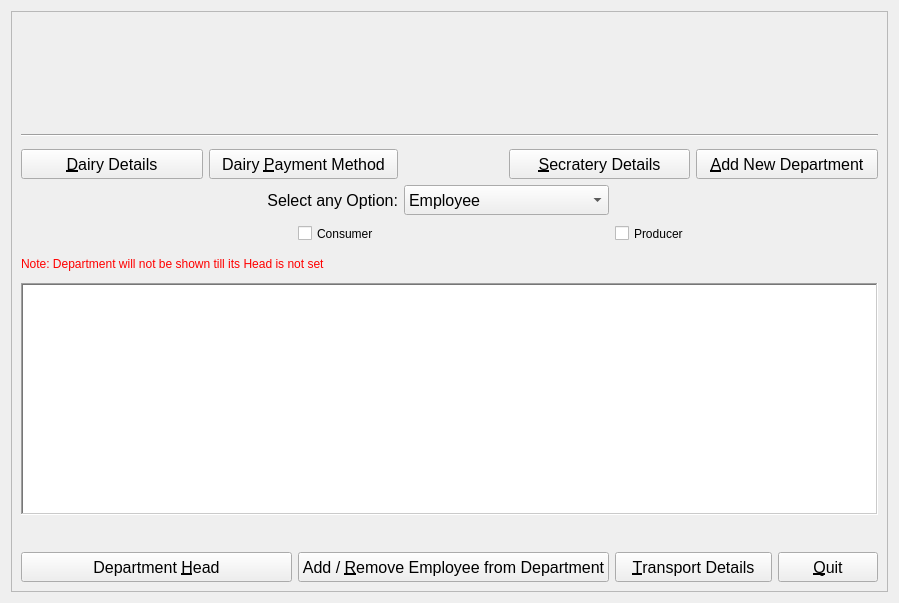
<?xml version="1.0" encoding="UTF-8"?>
<ui version="4.0">
 <class>MyDairy</class>
 <widget class="QWidget" name="MyDairy">
  <property name="geometry">
   <rect>
    <x>0</x>
    <y>0</y>
    <width>899</width>
    <height>603</height>
   </rect>
  </property>
  <property name="sizePolicy">
   <sizepolicy hsizetype="Preferred" vsizetype="Preferred">
    <horstretch>0</horstretch>
    <verstretch>0</verstretch>
   </sizepolicy>
  </property>
  <property name="minimumSize">
   <size>
    <width>0</width>
    <height>0</height>
   </size>
  </property>
  <property name="maximumSize">
   <size>
    <width>16777215</width>
    <height>16777215</height>
   </size>
  </property>
  <property name="windowTitle">
   <string>My Dairy Details</string>
  </property>
  <layout class="QGridLayout" name="gridLayout">
   <item row="0" column="0">
    <widget class="QScrollArea" name="scrollArea">
     <property name="horizontalScrollBarPolicy">
      <enum>Qt::ScrollBarAsNeeded</enum>
     </property>
     <property name="widgetResizable">
      <bool>true</bool>
     </property>
     <property name="alignment">
      <set>Qt::AlignJustify|Qt::AlignVCenter</set>
     </property>
     <widget class="QWidget" name="scrollAreaWidgetContents">
      <property name="geometry">
       <rect>
        <x>0</x>
        <y>0</y>
        <width>879</width>
        <height>583</height>
       </rect>
      </property>
      <layout class="QGridLayout" name="gridLayout_2">
       <item row="0" column="0" rowspan="3">
        <widget class="QLabel" name="dairyLogo">
         <property name="sizePolicy">
          <sizepolicy hsizetype="Fixed" vsizetype="Fixed">
           <horstretch>0</horstretch>
           <verstretch>0</verstretch>
          </sizepolicy>
         </property>
         <property name="minimumSize">
          <size>
           <width>100</width>
           <height>100</height>
          </size>
         </property>
         <property name="maximumSize">
          <size>
           <width>100</width>
           <height>100</height>
          </size>
         </property>
         <property name="cursor">
          <cursorShape>ForbiddenCursor</cursorShape>
         </property>
         <property name="toolTip">
          <string>Dairy logo</string>
         </property>
         <property name="text">
          <string>&lt;html&gt;&lt;head/&gt;&lt;body&gt;&lt;p&gt;&lt;img height=&quot;100&quot; width=&quot;100&quot; src=&quot;:/E:/Qt projects/Milk_Dairy_Software/insert_Images/milk_dairy_logo.jpg&quot;/&gt;&lt;/p&gt;&lt;/body&gt;&lt;/html&gt;</string>
         </property>
        </widget>
       </item>
       <item row="0" column="1" colspan="7">
        <widget class="QLabel" name="dairyNameLabel">
         <property name="sizePolicy">
          <sizepolicy hsizetype="Preferred" vsizetype="Fixed">
           <horstretch>0</horstretch>
           <verstretch>0</verstretch>
          </sizepolicy>
         </property>
         <property name="minimumSize">
          <size>
           <width>0</width>
           <height>40</height>
          </size>
         </property>
         <property name="maximumSize">
          <size>
           <width>16777215</width>
           <height>40</height>
          </size>
         </property>
         <property name="baseSize">
          <size>
           <width>0</width>
           <height>0</height>
          </size>
         </property>
         <property name="font">
          <font>
           <pointsize>12</pointsize>
           <weight>75</weight>
           <bold>true</bold>
          </font>
         </property>
         <property name="toolTip">
          <string>Dairy Name</string>
         </property>
         <property name="text">
          <string/>
         </property>
         <property name="alignment">
          <set>Qt::AlignCenter</set>
         </property>
         <property name="wordWrap">
          <bool>true</bool>
         </property>
        </widget>
       </item>
       <item row="0" column="8" rowspan="3">
        <widget class="QLabel" name="ownerPhoto">
         <property name="sizePolicy">
          <sizepolicy hsizetype="Fixed" vsizetype="Fixed">
           <horstretch>0</horstretch>
           <verstretch>0</verstretch>
          </sizepolicy>
         </property>
         <property name="minimumSize">
          <size>
           <width>100</width>
           <height>100</height>
          </size>
         </property>
         <property name="maximumSize">
          <size>
           <width>100</width>
           <height>100</height>
          </size>
         </property>
         <property name="cursor">
          <cursorShape>ForbiddenCursor</cursorShape>
         </property>
         <property name="toolTip">
          <string>Dairy Secratory image</string>
         </property>
         <property name="styleSheet">
          <string notr="true"/>
         </property>
         <property name="text">
          <string>&lt;html&gt;&lt;head/&gt;&lt;body&gt;&lt;p&gt;&lt;img height=&quot;100&quot; width=&quot;100&quot; src=&quot;:/E:/Qt projects/Milk_Dairy_Software/insert_Images/no_user.png&quot;/&gt;&lt;/p&gt;&lt;/body&gt;&lt;/html&gt;</string>
         </property>
        </widget>
       </item>
       <item row="1" column="1" colspan="7">
        <widget class="QLabel" name="tagLabel">
         <property name="sizePolicy">
          <sizepolicy hsizetype="Preferred" vsizetype="Fixed">
           <horstretch>0</horstretch>
           <verstretch>0</verstretch>
          </sizepolicy>
         </property>
         <property name="minimumSize">
          <size>
           <width>0</width>
           <height>20</height>
          </size>
         </property>
         <property name="maximumSize">
          <size>
           <width>16777215</width>
           <height>20</height>
          </size>
         </property>
         <property name="font">
          <font>
           <pointsize>9</pointsize>
          </font>
         </property>
         <property name="toolTip">
          <string>dairy tag line</string>
         </property>
         <property name="text">
          <string/>
         </property>
         <property name="alignment">
          <set>Qt::AlignCenter</set>
         </property>
         <property name="wordWrap">
          <bool>true</bool>
         </property>
        </widget>
       </item>
       <item row="2" column="1" colspan="3">
        <widget class="QLabel" name="dIDLable">
         <property name="sizePolicy">
          <sizepolicy hsizetype="Preferred" vsizetype="Fixed">
           <horstretch>0</horstretch>
           <verstretch>0</verstretch>
          </sizepolicy>
         </property>
         <property name="minimumSize">
          <size>
           <width>0</width>
           <height>20</height>
          </size>
         </property>
         <property name="maximumSize">
          <size>
           <width>16777215</width>
           <height>20</height>
          </size>
         </property>
         <property name="toolTip">
          <string>Dairy ID</string>
         </property>
         <property name="text">
          <string/>
         </property>
         <property name="wordWrap">
          <bool>true</bool>
         </property>
        </widget>
       </item>
       <item row="2" column="4" colspan="4">
        <widget class="QLabel" name="ownerLabel">
         <property name="sizePolicy">
          <sizepolicy hsizetype="Preferred" vsizetype="Fixed">
           <horstretch>0</horstretch>
           <verstretch>0</verstretch>
          </sizepolicy>
         </property>
         <property name="minimumSize">
          <size>
           <width>0</width>
           <height>20</height>
          </size>
         </property>
         <property name="maximumSize">
          <size>
           <width>16777215</width>
           <height>20</height>
          </size>
         </property>
         <property name="toolTip">
          <string>Dairy Secratery name</string>
         </property>
         <property name="text">
          <string/>
         </property>
         <property name="alignment">
          <set>Qt::AlignRight|Qt::AlignTrailing|Qt::AlignVCenter</set>
         </property>
         <property name="wordWrap">
          <bool>true</bool>
         </property>
        </widget>
       </item>
       <item row="3" column="0" colspan="9">
        <widget class="Line" name="line">
         <property name="sizePolicy">
          <sizepolicy hsizetype="Preferred" vsizetype="Fixed">
           <horstretch>0</horstretch>
           <verstretch>0</verstretch>
          </sizepolicy>
         </property>
         <property name="minimumSize">
          <size>
           <width>0</width>
           <height>16</height>
          </size>
         </property>
         <property name="maximumSize">
          <size>
           <width>16777215</width>
           <height>16</height>
          </size>
         </property>
         <property name="orientation">
          <enum>Qt::Horizontal</enum>
         </property>
        </widget>
       </item>
       <item row="4" column="0" colspan="2">
        <widget class="QPushButton" name="dDetailsButton">
         <property name="sizePolicy">
          <sizepolicy hsizetype="Preferred" vsizetype="Fixed">
           <horstretch>0</horstretch>
           <verstretch>0</verstretch>
          </sizepolicy>
         </property>
         <property name="minimumSize">
          <size>
           <width>0</width>
           <height>30</height>
          </size>
         </property>
         <property name="maximumSize">
          <size>
           <width>16777215</width>
           <height>30</height>
          </size>
         </property>
         <property name="font">
          <font>
           <pointsize>12</pointsize>
          </font>
         </property>
         <property name="cursor">
          <cursorShape>PointingHandCursor</cursorShape>
         </property>
         <property name="toolTip">
          <string>show dairy details</string>
         </property>
         <property name="text">
          <string>&amp;Dairy Details</string>
         </property>
        </widget>
       </item>
       <item row="4" column="2" colspan="2">
        <widget class="QPushButton" name="dPaymentButton">
         <property name="sizePolicy">
          <sizepolicy hsizetype="Preferred" vsizetype="Fixed">
           <horstretch>0</horstretch>
           <verstretch>0</verstretch>
          </sizepolicy>
         </property>
         <property name="minimumSize">
          <size>
           <width>0</width>
           <height>30</height>
          </size>
         </property>
         <property name="maximumSize">
          <size>
           <width>16777215</width>
           <height>30</height>
          </size>
         </property>
         <property name="font">
          <font>
           <pointsize>12</pointsize>
          </font>
         </property>
         <property name="cursor">
          <cursorShape>PointingHandCursor</cursorShape>
         </property>
         <property name="toolTip">
          <string>show dairy payment information.</string>
         </property>
         <property name="text">
          <string>Dairy &amp;Payment Method</string>
         </property>
        </widget>
       </item>
       <item row="4" column="5" colspan="2">
        <widget class="QPushButton" name="oDetailsButton">
         <property name="sizePolicy">
          <sizepolicy hsizetype="Preferred" vsizetype="Fixed">
           <horstretch>0</horstretch>
           <verstretch>0</verstretch>
          </sizepolicy>
         </property>
         <property name="minimumSize">
          <size>
           <width>0</width>
           <height>30</height>
          </size>
         </property>
         <property name="maximumSize">
          <size>
           <width>16777215</width>
           <height>30</height>
          </size>
         </property>
         <property name="font">
          <font>
           <pointsize>12</pointsize>
          </font>
         </property>
         <property name="cursor">
          <cursorShape>PointingHandCursor</cursorShape>
         </property>
         <property name="toolTip">
          <string>show dairy secratery details</string>
         </property>
         <property name="text">
          <string>&amp;Secratery Details</string>
         </property>
        </widget>
       </item>
       <item row="4" column="7" colspan="2">
        <widget class="QPushButton" name="nDeparmentButton">
         <property name="sizePolicy">
          <sizepolicy hsizetype="Preferred" vsizetype="Fixed">
           <horstretch>0</horstretch>
           <verstretch>0</verstretch>
          </sizepolicy>
         </property>
         <property name="minimumSize">
          <size>
           <width>0</width>
           <height>30</height>
          </size>
         </property>
         <property name="maximumSize">
          <size>
           <width>16777215</width>
           <height>30</height>
          </size>
         </property>
         <property name="font">
          <font>
           <pointsize>12</pointsize>
          </font>
         </property>
         <property name="cursor">
          <cursorShape>PointingHandCursor</cursorShape>
         </property>
         <property name="toolTip">
          <string>add new department in dairy</string>
         </property>
         <property name="text">
          <string>&amp;Add New Department</string>
         </property>
        </widget>
       </item>
       <item row="5" column="4" colspan="2">
        <widget class="QComboBox" name="optionBox">
         <property name="minimumSize">
          <size>
           <width>0</width>
           <height>30</height>
          </size>
         </property>
         <property name="maximumSize">
          <size>
           <width>16777215</width>
           <height>30</height>
          </size>
         </property>
         <property name="font">
          <font>
           <pointsize>12</pointsize>
          </font>
         </property>
         <property name="cursor">
          <cursorShape>PointingHandCursor</cursorShape>
         </property>
         <property name="toolTip">
          <string>select any option</string>
         </property>
         <item>
          <property name="text">
           <string>Employee</string>
          </property>
         </item>
         <item>
          <property name="text">
           <string>Customer</string>
          </property>
         </item>
         <item>
          <property name="text">
           <string>Department</string>
          </property>
         </item>
         <item>
          <property name="text">
           <string>Local Branch</string>
          </property>
         </item>
         <item>
          <property name="text">
           <string>High Branch</string>
          </property>
         </item>
        </widget>
       </item>
       <item row="6" column="3" colspan="2">
        <widget class="QCheckBox" name="consumerBox">
         <property name="sizePolicy">
          <sizepolicy hsizetype="Preferred" vsizetype="Fixed">
           <horstretch>0</horstretch>
           <verstretch>0</verstretch>
          </sizepolicy>
         </property>
         <property name="minimumSize">
          <size>
           <width>0</width>
           <height>25</height>
          </size>
         </property>
         <property name="maximumSize">
          <size>
           <width>16777215</width>
           <height>25</height>
          </size>
         </property>
         <property name="cursor">
          <cursorShape>PointingHandCursor</cursorShape>
         </property>
         <property name="toolTip">
          <string>show/hide consumer in table</string>
         </property>
         <property name="text">
          <string>Consumer</string>
         </property>
        </widget>
       </item>
       <item row="6" column="6" colspan="2">
        <widget class="QCheckBox" name="producerBox">
         <property name="sizePolicy">
          <sizepolicy hsizetype="Preferred" vsizetype="Fixed">
           <horstretch>0</horstretch>
           <verstretch>0</verstretch>
          </sizepolicy>
         </property>
         <property name="minimumSize">
          <size>
           <width>0</width>
           <height>25</height>
          </size>
         </property>
         <property name="maximumSize">
          <size>
           <width>16777215</width>
           <height>25</height>
          </size>
         </property>
         <property name="cursor">
          <cursorShape>PointingHandCursor</cursorShape>
         </property>
         <property name="toolTip">
          <string>show/hide producer in table</string>
         </property>
         <property name="text">
          <string>Producer</string>
         </property>
        </widget>
       </item>
       <item row="7" column="0" colspan="8">
        <widget class="QLabel" name="tabelHeadLabel">
         <property name="sizePolicy">
          <sizepolicy hsizetype="Preferred" vsizetype="Fixed">
           <horstretch>0</horstretch>
           <verstretch>0</verstretch>
          </sizepolicy>
         </property>
         <property name="minimumSize">
          <size>
           <width>0</width>
           <height>25</height>
          </size>
         </property>
         <property name="maximumSize">
          <size>
           <width>16777215</width>
           <height>25</height>
          </size>
         </property>
         <property name="text">
          <string>&lt;html&gt;&lt;p&gt;&lt;font color=&quot;red&quot;&gt;Note: Department will not be shown till its Head is not set&lt;/font&gt;&lt;/p&gt;&lt;/html&gt;</string>
         </property>
         <property name="wordWrap">
          <bool>true</bool>
         </property>
         <property name="buddy">
          <cstring>tableWidget</cstring>
         </property>
        </widget>
       </item>
       <item row="8" column="0" colspan="9">
        <widget class="QTableWidget" name="tableWidget">
         <property name="sizePolicy">
          <sizepolicy hsizetype="Preferred" vsizetype="Fixed">
           <horstretch>0</horstretch>
           <verstretch>0</verstretch>
          </sizepolicy>
         </property>
         <property name="minimumSize">
          <size>
           <width>0</width>
           <height>200</height>
          </size>
         </property>
         <property name="maximumSize">
          <size>
           <width>16777215</width>
           <height>300</height>
          </size>
         </property>
         <property name="cursor" stdset="0">
          <cursorShape>PointingHandCursor</cursorShape>
         </property>
         <property name="autoFillBackground">
          <bool>true</bool>
         </property>
         <property name="frameShape">
          <enum>QFrame::WinPanel</enum>
         </property>
         <property name="lineWidth">
          <number>4</number>
         </property>
         <property name="editTriggers">
          <set>QAbstractItemView::NoEditTriggers</set>
         </property>
         <property name="showDropIndicator" stdset="0">
          <bool>false</bool>
         </property>
         <property name="alternatingRowColors">
          <bool>true</bool>
         </property>
         <property name="selectionBehavior">
          <enum>QAbstractItemView::SelectRows</enum>
         </property>
         <property name="verticalScrollMode">
          <enum>QAbstractItemView::ScrollPerPixel</enum>
         </property>
         <property name="horizontalScrollMode">
          <enum>QAbstractItemView::ScrollPerPixel</enum>
         </property>
         <property name="cornerButtonEnabled">
          <bool>false</bool>
         </property>
         <attribute name="horizontalHeaderDefaultSectionSize">
          <number>200</number>
         </attribute>
         <attribute name="horizontalHeaderMinimumSectionSize">
          <number>200</number>
         </attribute>
        </widget>
       </item>
       <item row="9" column="0" colspan="2">
        <widget class="QLabel" name="totalLabel">
         <property name="sizePolicy">
          <sizepolicy hsizetype="Preferred" vsizetype="Fixed">
           <horstretch>0</horstretch>
           <verstretch>0</verstretch>
          </sizepolicy>
         </property>
         <property name="minimumSize">
          <size>
           <width>0</width>
           <height>25</height>
          </size>
         </property>
         <property name="maximumSize">
          <size>
           <width>16777215</width>
           <height>25</height>
          </size>
         </property>
         <property name="toolTip">
          <string>total count</string>
         </property>
         <property name="text">
          <string/>
         </property>
         <property name="wordWrap">
          <bool>true</bool>
         </property>
         <property name="buddy">
          <cstring>tableWidget</cstring>
         </property>
        </widget>
       </item>
       <item row="10" column="0" colspan="3">
        <widget class="QPushButton" name="dManagerButton">
         <property name="sizePolicy">
          <sizepolicy hsizetype="Preferred" vsizetype="Fixed">
           <horstretch>0</horstretch>
           <verstretch>0</verstretch>
          </sizepolicy>
         </property>
         <property name="minimumSize">
          <size>
           <width>0</width>
           <height>30</height>
          </size>
         </property>
         <property name="maximumSize">
          <size>
           <width>16777215</width>
           <height>30</height>
          </size>
         </property>
         <property name="font">
          <font>
           <pointsize>12</pointsize>
          </font>
         </property>
         <property name="cursor">
          <cursorShape>PointingHandCursor</cursorShape>
         </property>
         <property name="toolTip">
          <string notr="true">change or remove Head of Department</string>
         </property>
         <property name="text">
          <string>Department &amp;Head</string>
         </property>
        </widget>
       </item>
       <item row="10" column="3" colspan="3">
        <widget class="QPushButton" name="eFDepartmentButton">
         <property name="sizePolicy">
          <sizepolicy hsizetype="Preferred" vsizetype="Fixed">
           <horstretch>0</horstretch>
           <verstretch>0</verstretch>
          </sizepolicy>
         </property>
         <property name="minimumSize">
          <size>
           <width>0</width>
           <height>30</height>
          </size>
         </property>
         <property name="maximumSize">
          <size>
           <width>16777215</width>
           <height>30</height>
          </size>
         </property>
         <property name="font">
          <font>
           <pointsize>12</pointsize>
          </font>
         </property>
         <property name="cursor">
          <cursorShape>PointingHandCursor</cursorShape>
         </property>
         <property name="toolTip">
          <string>edit more than one department of employee</string>
         </property>
         <property name="text">
          <string>Add / &amp;Remove Employee from Department</string>
         </property>
        </widget>
       </item>
       <item row="10" column="6" colspan="2">
        <widget class="QPushButton" name="transportButton">
         <property name="sizePolicy">
          <sizepolicy hsizetype="Preferred" vsizetype="Fixed">
           <horstretch>0</horstretch>
           <verstretch>0</verstretch>
          </sizepolicy>
         </property>
         <property name="minimumSize">
          <size>
           <width>0</width>
           <height>30</height>
          </size>
         </property>
         <property name="maximumSize">
          <size>
           <width>16777215</width>
           <height>30</height>
          </size>
         </property>
         <property name="font">
          <font>
           <pointsize>12</pointsize>
          </font>
         </property>
         <property name="cursor">
          <cursorShape>PointingHandCursor</cursorShape>
         </property>
         <property name="toolTip">
          <string>show dairy transport details</string>
         </property>
         <property name="text">
          <string>&amp;Transport Details</string>
         </property>
        </widget>
       </item>
       <item row="10" column="8">
        <widget class="QPushButton" name="quitButton">
         <property name="sizePolicy">
          <sizepolicy hsizetype="Preferred" vsizetype="Fixed">
           <horstretch>0</horstretch>
           <verstretch>0</verstretch>
          </sizepolicy>
         </property>
         <property name="minimumSize">
          <size>
           <width>0</width>
           <height>30</height>
          </size>
         </property>
         <property name="maximumSize">
          <size>
           <width>16777215</width>
           <height>30</height>
          </size>
         </property>
         <property name="font">
          <font>
           <pointsize>12</pointsize>
          </font>
         </property>
         <property name="cursor">
          <cursorShape>PointingHandCursor</cursorShape>
         </property>
         <property name="toolTip">
          <string>quit from Dairy Infromation</string>
         </property>
         <property name="text">
          <string>&amp;Quit</string>
         </property>
        </widget>
       </item>
       <item row="5" column="1" colspan="3">
        <widget class="QLabel" name="optionLabel">
         <property name="sizePolicy">
          <sizepolicy hsizetype="Preferred" vsizetype="Fixed">
           <horstretch>0</horstretch>
           <verstretch>0</verstretch>
          </sizepolicy>
         </property>
         <property name="minimumSize">
          <size>
           <width>0</width>
           <height>30</height>
          </size>
         </property>
         <property name="maximumSize">
          <size>
           <width>16777215</width>
           <height>30</height>
          </size>
         </property>
         <property name="font">
          <font>
           <pointsize>12</pointsize>
          </font>
         </property>
         <property name="text">
          <string>Select any Option:</string>
         </property>
         <property name="alignment">
          <set>Qt::AlignRight|Qt::AlignTrailing|Qt::AlignVCenter</set>
         </property>
         <property name="wordWrap">
          <bool>true</bool>
         </property>
         <property name="buddy">
          <cstring>optionBox</cstring>
         </property>
        </widget>
       </item>
      </layout>
     </widget>
    </widget>
   </item>
  </layout>
 </widget>
 <tabstops>
  <tabstop>scrollArea</tabstop>
  <tabstop>dDetailsButton</tabstop>
  <tabstop>dPaymentButton</tabstop>
  <tabstop>oDetailsButton</tabstop>
  <tabstop>nDeparmentButton</tabstop>
  <tabstop>optionBox</tabstop>
  <tabstop>consumerBox</tabstop>
  <tabstop>producerBox</tabstop>
  <tabstop>tableWidget</tabstop>
  <tabstop>dManagerButton</tabstop>
  <tabstop>eFDepartmentButton</tabstop>
  <tabstop>transportButton</tabstop>
  <tabstop>quitButton</tabstop>
 </tabstops>
 <resources>
  <include location="../Milk_Dairy_Software/insert_cust_images.qrc"/>
 </resources>
 <connections/>
</ui>
